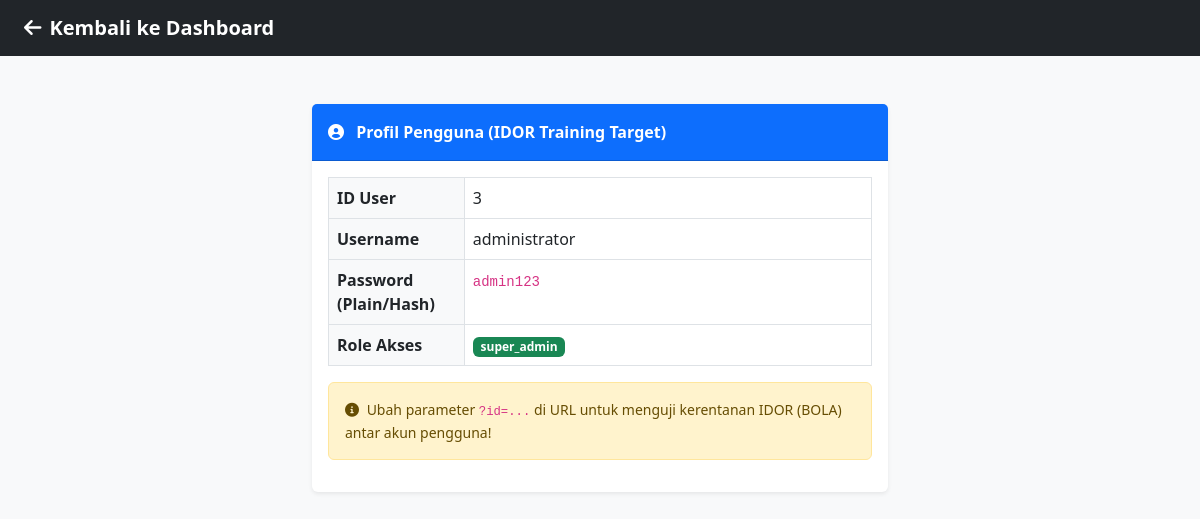
Page /profile.php?id=3 (signed in) on the committed database.
### tables this page shows
CREATE TABLE IF NOT EXISTS users (
    id INT AUTO_INCREMENT PRIMARY KEY,
    username VARCHAR(50) NOT NULL,
    password VARCHAR(255) NOT NULL,
    role VARCHAR(50) NOT NULL,
    created_at TIMESTAMP DEFAULT CURRENT_TIMESTAMP
);

### src/profile.php (the view, shortened to what this page needs)
<?php
include 'config.php';
$profile_id = isset($_GET['id']) ? $_GET['id'] : $_SESSION['user_id'];
$query = "SELECT * FROM users WHERE id = $profile_id";
$result = $conn->query($query);
$profile = $result ? $result->fetch_assoc() : null;
?>
<!DOCTYPE html>
<html lang="id">
<head>
    <link href="https://cdn.jsdelivr.net/npm/bootstrap@5.3.0/dist/css/bootstrap.min.css" rel="stylesheet">
    <link href="https://cdnjs.cloudflare.com/ajax/libs/font-awesome/6.0.0/css/all.min.css" rel="stylesheet">
</head>
<body class="bg-light">
    <nav class="navbar navbar-dark bg-dark px-4">
        <a class="navbar-brand fw-bold" href="index.php"><i class="fas fa-arrow-left me-2"></i>Kembali ke Dashboard</a>
    </nav>
    <div class="container my-5" style="max-width: 600px;">
        <div class="card border-0 shadow-sm">
            <div class="card-header bg-primary text-white fw-bold py-3">
                <i class="fas fa-user-circle me-2"></i> Profil Pengguna (IDOR Training Target)
            </div>
            <div class="card-body">
                <?php if($profile): ?>
                    <table class="table table-bordered">
                        <tr>
                            <th class="w-25 bg-light">ID User</th>
                            <td><?= $profile['id']; ?></td>
                        </tr>
                        <tr>
                            <th class="bg-light">Username</th>
                            <td><?= htmlspecialchars($profile['username']); ?></td>
                        </tr>
                        <tr>
                            <th class="bg-light">Password (Plain/Hash)</th>
                            <td><code><?= htmlspecialchars($profile['password']); ?></code></td>
                        </tr>
                        <tr>
                            <th class="bg-light">Role Akses</th>
                            <td><span class="badge bg-success"><?= htmlspecialchars($profile['role']); ?></span></td>
                        </tr>
                    </table>
                    <div class="alert alert-warning small mt-3">
                        <i class="fas fa-info-circle me-1"></i> Ubah parameter <code>?id=...</code> di URL untuk menguji kerentanan IDOR (BOLA) antar akun pengguna!
                    </div>
                <?php else: ?>
                    <div class="alert alert-danger">Data pengguna tidak ditemukan.</div>
                <?php endif; ?>
            </div>
        </div>
    </div>
</body>
</html>

### rows in the picture
users: id "3", username "administrator", password "admin123", role "super_admin"
